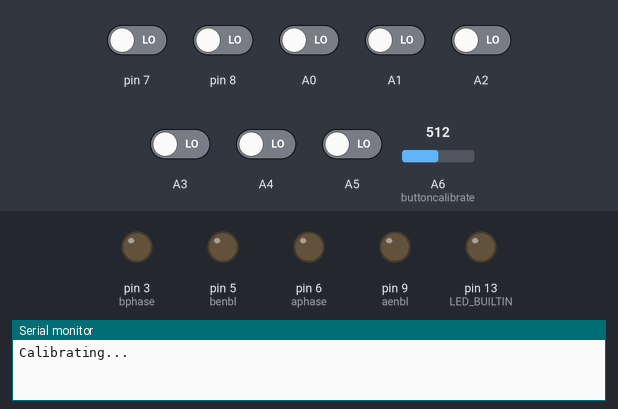
The sketch below on a simulated Arduino Nano, built with avr-gcc and run on an emulated ATmega328P. Parts: output pins drawn as LEDs (lit = HIGH), the last lines printed to the serial monitor. Dashed ring = blinking. The test bench sets the inputs (shaded band); at power-on: A0–5, pin 7, pin 8 LOW, A6 (buttoncalibrate) = 512.

Above: at 1.3 s.
1.4 s: A6 (buttoncalibrate) set to 685
2.9 s: A6 (buttoncalibrate) set to 711
At 4.0 s:
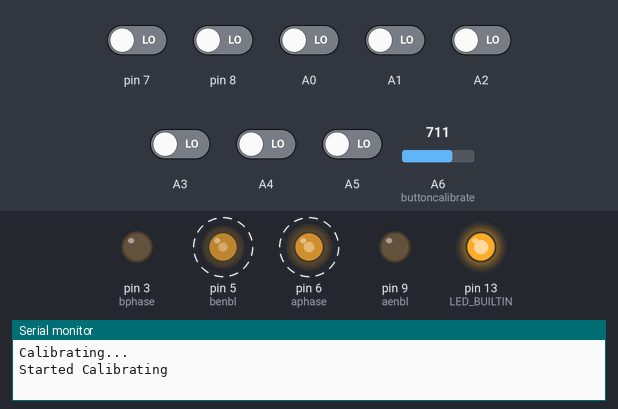
At 8.8 s:
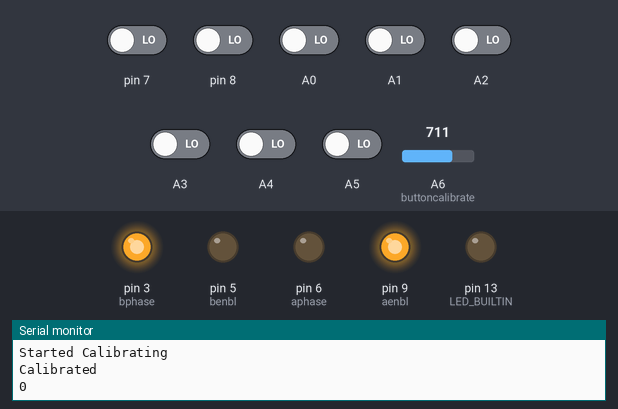
Timing chart, 0 to 10.3 s (numbered marks = the images above; inputs shaded):
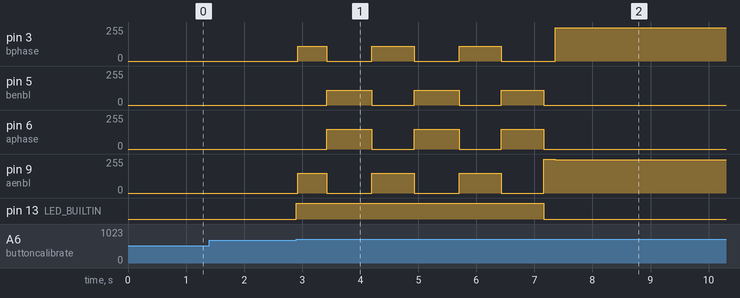

The sketch:

Axis24_Line_Follower.ino
```cpp
#include <QTRSensors.h> //Make sure to install the library

/*************************************************************************
* Sensor Array object initialisation
*************************************************************************/
QTRSensors qtr;
const uint8_t SensorCount = 8;
uint16_t sensorValues[SensorCount];

/*************************************************************************
* PID control system variables
*************************************************************************/
float Kp = 0.28; //related to the proportional control term;
              //change the value by trial-and-error (ex: 0.07).
              // Sweet spot: 0.06
float Ki = 0.008; //related to the integral control term;
              //change the value by trial-and-error (ex: 0.0008).
float Kd = 0.8; //related to the derivative control term;
              //change the value by trial-and-error (ex: 0.6).
int P;
int I;
int D;

/*************************************************************************
* Global variables
*************************************************************************/
int lastError = 0;
boolean onoff = false;

/*************************************************************************
* Motor speed variables (choose between 0 - no speed, and 255 - maximum speed)
*************************************************************************/
const uint8_t maxspeeda = 255;
const uint8_t maxspeedb = 255;
const uint8_t basespeeda = 240;
const uint8_t basespeedb = 240;

/*************************************************************************
* DRV8835 GPIO pins declaration
*************************************************************************/
// int mode = 8;
int aphase = 6;
int aenbl = 9;
int bphase = 3;
int benbl = 5;

/*************************************************************************
* Buttons pins declaration
*************************************************************************/
int buttoncalibrate = A6; //or pin A3
int buttonstart = A7;
uint16_t position;

void rotate_right();
void rotate_left();
void test_emmiter();

int arr[SensorCount];
int thresh = 500;
void toBinaryArray() {
  for (int i = 0; i < SensorCount; i++) {
    arr[i] = sensorValues[i] > thresh;
  }
}

void setup() {
  qtr.setTypeRC();
  qtr.setSensorPins((const uint8_t[]){8, A0, A1, A2, A3, A4, A5, 7}, SensorCount);
  Serial.begin(9600);
  // qtr.setEmitterPin(7);//LEDON PIN

  // pinMode(mode, OUTPUT);
  pinMode(aphase, OUTPUT);
  pinMode(aenbl, OUTPUT);
  pinMode(bphase, OUTPUT);
  pinMode(benbl, OUTPUT);

  pinMode(buttoncalibrate, INPUT);
  pinMode(buttonstart, INPUT);
  // digitalWrite(mode, HIGH); //one of the two control interfaces
                            //(simplified drive/brake operation)
  delay(500);
  pinMode(LED_BUILTIN, OUTPUT);
  Serial.println("Calibrating...");

  // calibration();

  boolean Ok = false;
  while (Ok == false) { // the main function won't start until the robot is calibrated
    if(analogRead(buttoncalibrate) > 700) {
      Serial.println("Started Calibrating");
      calibration(); //calibrate the robot for 10 seconds
      Ok = true;
    }
  }
  // test_emmiter();
  forward_brake(0, 0); //stop the motors
  Serial.println("Calibrated");

  char mode;
}


void calibration() {
  digitalWrite(LED_BUILTIN, HIGH);
  for (uint16_t i = 0; i < 170; i++)
  {
    qtr.calibrate();
    if (i < 20 ||  i > 50 && i < 80 || i  > 110 && i < 140) {
      rotate_left();
    } else {
      rotate_right();
    }
  }
  digitalWrite(LED_BUILTIN, LOW);
}

int rotation_speed = 110;
void rotate_right() {
  analogWrite(aphase, rotation_speed + 40);
  analogWrite(bphase, 0);
  analogWrite(aenbl, 0);
  analogWrite(benbl, rotation_speed);
}

void rotate_left() {
  analogWrite(aphase, 0);
  analogWrite(bphase, rotation_speed);
  analogWrite(aenbl, rotation_speed + 40);
  analogWrite(benbl, 0);
}

void loop() {
  PID_control();
  // delay(500);

  // qtr.read(sensorValues);

  while (position == 0) {
    delay(200);
    position = qtr.readLineBlack(sensorValues);
    forward_brake(250, -250);
  }
  while (position == 7000) {
    delay(200);
    position = qtr.readLineBlack(sensorValues);
    forward_brake(-250, 250);
  }


  // print the sensor values as numbers from 0 to 2500, where 0 means maximum
  // reflectance and 2500 means minimum reflectance
  for (uint8_t i = 0; i < SensorCount; i++)
  {
    Serial.print(sensorValues[i]);
    Serial.print('_');
    Serial.print(arr[i]);
    Serial.print('\t');
  }
  Serial.println();

  toBinaryArray();


  // if(arr[0] && arr[1] && arr[2] && arr[3] && arr[4] && arr[5] && arr[6] && arr[7]) {
  //   forward_brake(0, 0);
  //   pinMode(LED_BUILTIN, HIGH);
  //   Serial.println("The End");
  //   while(1) {}
  // }


  // if(analogRead(buttonstart) > 700) {
  //   onoff =! onoff;
  //   if(onoff = true) {
  //     delay(1000);//a delay when the robot starts
  //   }
  //   else {
  //     delay(50);
  //   }
  // }
  // if (onoff == true) {
  //   PID_control();
  // }
  // else {
  //   forward_brake(0,0); //stop the motors
  // }
}


void forward_brake(int posa, int posb) {
  //set the appropriate values for aphase and bphase so that the robot goes straight
  if (posa > 0) {
  digitalWrite(aphase, LOW);
  analogWrite(aenbl, posa);
  } else {
  digitalWrite(aenbl, LOW);
  analogWrite(aphase, -posa);
  }

  if (posb > 0) {
  digitalWrite(bphase, LOW);
  analogWrite(benbl, posb);
  } else {
  digitalWrite(benbl, LOW);
  analogWrite(bphase, -posb);
  }
}


void PID_control() {
  position = qtr.readLineBlack(sensorValues); //read the current position
  int error = 3500 - position; //3500 is the ideal position (the centre)
  Serial.println(position);

  P = error;
  I = I + error;
  D = error - lastError;
  lastError = error;
  int motorspeed = P*Kp + I*Ki + D*Kd; //calculate the correction
                                       //needed to be applied to the speed

  int motorspeeda = basespeeda + motorspeed;
  int motorspeedb = basespeedb - motorspeed;

  if (motorspeeda > maxspeeda) {
    motorspeeda = maxspeeda;
  }
  if (motorspeedb > maxspeedb) {
    motorspeedb = maxspeedb;
  }
  if (motorspeeda < 0) {
    motorspeeda = 0;
  }
  if (motorspeedb < 0) {
    motorspeedb = 0;
  }
  forward_brake(motorspeeda, motorspeedb);
}
```

Measured:
- the behaviour switches between 700 and 701 on A6 (buttoncalibrate) (found by bisection; images 0 and 1)
- after the input at 1.4 s, every drawn part: stays the same
- after the input at 2.9 s, pin 3 (bphase): 0/255 → 110/255 at once, → 0/255 0.50 s later, → 110/255 0.78 s later, → 0/255 0.73 s later, … (7 changes in this stretch); pin 5 (benbl): alternates 110/255 for 0.78 s and 0/255 for 0.73 s, 6 changes in all, then stays 0/255, starting after 0.53 s
